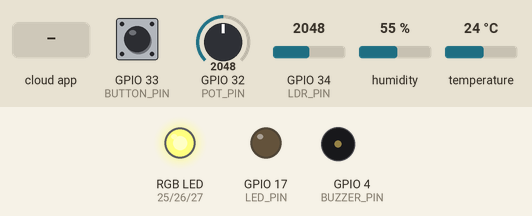
This sketch was run on a simulated ESP32. On the bench: an RGB LED mixed from three pins (HIGH = lit), output pins drawn as LEDs (lit = HIGH), buzzer (waves = sounding). The test bench sets the inputs (shaded band); at power-on: temperature 24 °C, GPIO 32 (POT_PIN) = 2048, GPIO 33 (BUTTON_PIN) HIGH, GPIO 34 (LDR_PIN) = 2048, humidity 55 %. WiFi joins after 1.5 s; servers stay silent unless stated.

Above: at 2.7 s.
2.8 s: temperature set to 28 °C
At 4.3 s:
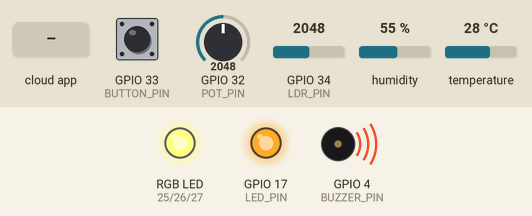
5.0 s: GPIO 32 (POT_PIN) set to 1600
At 5.4 s:
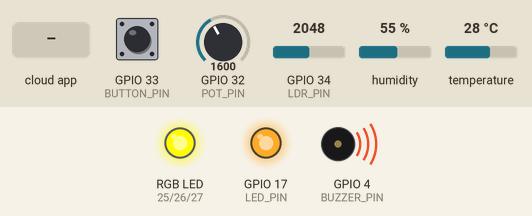
6.5 s: GPIO 33 (BUTTON_PIN) pulled LOW for 0.15 s
At 6.8 s:
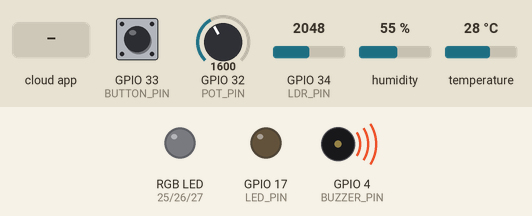
8.1 s: the phone or cloud app sets corLed to vermelho
At 8.4 s:
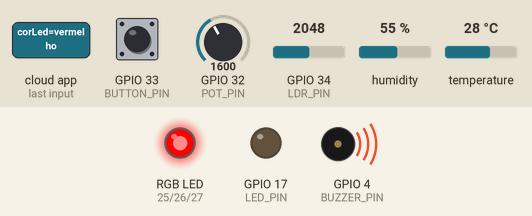
10.6 s: the phone or cloud app sets corLed to amarelo
At 11.4 s:
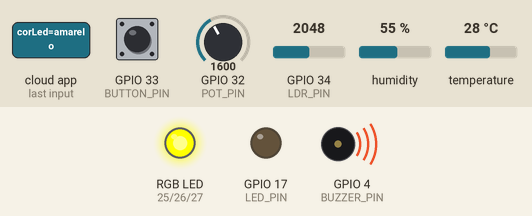
13.1 s: the phone or cloud app sets corLed to azul
At 13.9 s:
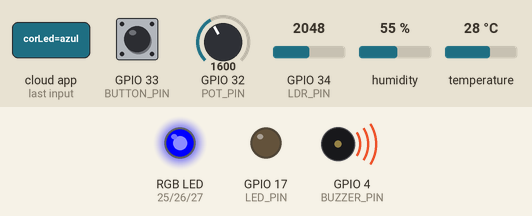
Timing chart, 0 to 16.1 s (numbered marks = the images above; inputs shaded):
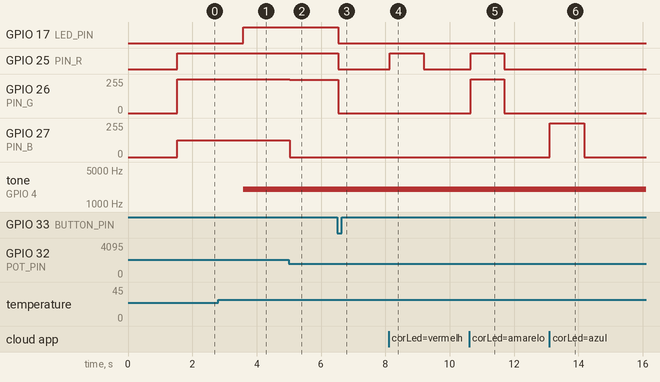

The sketch:

camada_aplicacao_1.ino
```cpp
#include <DHT.h>
#include <DHT_U.h>
#include "thingProperties.h"

// --- Mapeamento de Pinos  ---
#define POT_PIN 32
#define LDR_PIN 34
#define BUTTON_PIN 33
#define DHTPIN 14
#define BUZZER_PIN 4
#define PIN_R 25
#define PIN_G 26
#define PIN_B 27
#define LED_PIN 17

#define DHTTYPE DHT11

DHT dht(DHTPIN, DHTTYPE);

// --- Variáveis ---
volatile bool led_enabled = true;
volatile bool temp_enabled = true;
volatile unsigned long last_interrupt_time = 0;

String corEscolhida = "";

float temperature = 0.0;
int pot_value = 0;

bool temp_warning = false;
int analogValue;

// --- Canais PWM antigos ---
#define CH_R 0
#define CH_G 1
#define CH_B 2

// --- Interrupção ---
void IRAM_ATTR handleButtonInterrupt() {
  unsigned long interrupt_time = millis();
  if (interrupt_time - last_interrupt_time > 200) {
    led_enabled = !led_enabled;
    estadoLed = led_enabled;
    last_interrupt_time = interrupt_time;
  }
}

// --- Funções PWM ---
void setRGB(uint16_t r, uint16_t g, uint16_t b) {
  ledcWrite(CH_R, r);
  ledcWrite(CH_G, g);
  ledcWrite(CH_B, b);
}

// --- Cores do potenciômetro (VERMELHO GARANTIDO) ---
void setLedColorFromPot(int value) {
  int r=0, g=0, b=0;

  if (value < 820) {
    r = 4095;              // VERMELHO FORTE
    g = map(value, 0, 819, 0, 2650);
    b = 0;
  }
  else if (value < 1640) {
    r = 4095;
    g = map(value, 820, 1639, 2650, 4095);
    b = 0;
  }
  else if (value < 2460) {
    r = 4095;
    g = 4095;
    b = map(value, 1640, 2459, 0, 4095);
  }
  else if (value < 3280) {
    r = map(value, 2460, 3279, 4095, 0);
    g = map(value, 2460, 3279, 4095, 3200);
    b = 4095;
  }
  else {
    r = 0;
    g = map(value, 3280, 4095, 3200, 0);
    b = 4095;
  }

  setRGB(r,g,b);
}

// --- Sensores ---
void readSensors() {
  if(temp_enabled){
  temperature = dht.readTemperature();
  temp_warning = (temperature < 0 || temperature > 26);

  analogValue = analogRead(LDR_PIN);
  luminosidade = analogValue;
  temperatura = temperature;
  pot_value = analogRead(POT_PIN);
  }else{
  luminosidade = 0;
  temperatura = 0;
  pot_value = analogRead(POT_PIN);
  }
}

// ✅ RGB nunca é apagado por alertas
// ✅ Só desliga quando led_enabled = false
void updateLed() {

  if (!led_enabled) {
    setRGB(0,0,0);       // APAGAR RGB TOTALMENTE
    digitalWrite(LED_PIN, LOW);
    return;
  }

  // RGB SEMPRE segue o potenciômetro
  setLedColorFromPot(pot_value);

  // LED de alerta (separado do RGB)
  if (temp_warning || analogValue > 3000) {
    digitalWrite(LED_PIN, HIGH);
  } else {
    digitalWrite(LED_PIN, LOW);
  }
}

void updateBuzzer() {
  if (temp_warning) tone(BUZZER_PIN, 2000);
  else noTone(BUZZER_PIN);
}

// --- Setup ---
void setup() {
  delay(1500);

  initProperties();
  ArduinoCloud.begin(ArduinoIoTPreferredConnection);

  Serial.begin(115200);
  dht.begin();

  pinMode(LDR_PIN, INPUT);
  pinMode(POT_PIN, INPUT);
  pinMode(BUTTON_PIN, INPUT_PULLUP);
  pinMode(BUZZER_PIN, OUTPUT);
  pinMode(LED_PIN, OUTPUT);

  // PWM antigo perfeito
  ledcSetup(CH_R, 5000, 12);
  ledcSetup(CH_G, 5000, 12);
  ledcSetup(CH_B, 5000, 12);

  ledcAttachPin(PIN_R, CH_R);
  ledcAttachPin(PIN_G, CH_G);
  ledcAttachPin(PIN_B, CH_B);

  attachInterrupt(digitalPinToInterrupt(BUTTON_PIN), handleButtonInterrupt, FALLING);
}

// --- Loop ---
void loop() {
  ArduinoCloud.update();

  readSensors();
  updateBuzzer();
  updateLed();

  // comando remoto
  if (corEscolhida != "") {
    if (corEscolhida == "vermelho") setRGB(4095,0,0);
    if (corEscolhida == "amarelo")  setRGB(4095,4095,0);
    if (corEscolhida == "azul")     setRGB(0,0,4095);

    delay(1000);
    corEscolhida = "";
  }

  delay(50);
}

// --- Cloud Callbacks ---
void onEstadoLedChange() { led_enabled = estadoLed; }
void onCorLedChange()    { corEscolhida = corLed; }
void onEstadoTempLdrChange() { temp_enabled = estadoTempLdr; }
```

thingProperties.h
```cpp
// Code generated by Arduino IoT Cloud, DO NOT EDIT.

#include <ArduinoIoTCloud.h>
#include <Arduino_ConnectionHandler.h>


const char DEVICE_LOGIN_NAME[] = "COLOQUE_AQUI_SEU_DEVICE_LOGIN_NAME";
const char SSID[]              = "SEU_SSID";
const char PASS[]              = "SUA_SENHA_WIFI";
const char DEVICE_KEY[]        = "SUA_DEVICE_KEY";


void onCorLedChange();
void onEstadoLedChange();
void onEstadoTempLdrChange();

String corLed;
float temperatura;
int luminosidade;
bool estadoLed;
bool estadoTempLdr;

void initProperties(){

  ArduinoCloud.setBoardId(DEVICE_LOGIN_NAME);
  ArduinoCloud.setSecretDeviceKey(DEVICE_KEY);
  ArduinoCloud.addProperty(corLed, READWRITE, ON_CHANGE, onCorLedChange);
  ArduinoCloud.addProperty(temperatura, READ, ON_CHANGE, NULL);
  ArduinoCloud.addProperty(luminosidade, READ, ON_CHANGE, NULL);
  ArduinoCloud.addProperty(estadoLed, READWRITE, ON_CHANGE, onEstadoLedChange);
  ArduinoCloud.addProperty(estadoTempLdr, READWRITE, ON_CHANGE, onEstadoTempLdrChange);

}

WiFiConnectionHandler ArduinoIoTPreferredConnection(SSID, PASS);
```

Measured:
- the behaviour switches between 26 and 27 °C on temperature (found by bisection; images 0 and 1)
- after the input at 2.8 s, GPIO 17 (LED_PIN): LOW → HIGH after 0.79 s; tone on GPIO 4 (BUZZER_PIN): silent → 2000 Hz after 0.79 s
- after the input at 5.0 s, GPIO 26 (PIN_G): 255/255 → 251/255 at once; GPIO 27 (PIN_B): 127/255 → 0/255 at once
- after the input at 6.5 s, GPIO 17 (LED_PIN), GPIO 25 (PIN_R): HIGH → LOW at once; GPIO 26 (PIN_G): 251/255 → 0/255 at once
- after the input at 8.1 s, GPIO 25 (PIN_R): LOW → HIGH at once, → LOW 1.1 s later
- after the input at 10.6 s, GPIO 25 (PIN_R): LOW → HIGH after 0.05 s, → LOW 1.1 s later; GPIO 26 (PIN_G): 0/255 → 255/255 after 0.05 s, → 0/255 1.1 s later
- after the input at 13.1 s, GPIO 27 (PIN_B): 0/255 → 255/255 at once, → 0/255 1.1 s later
